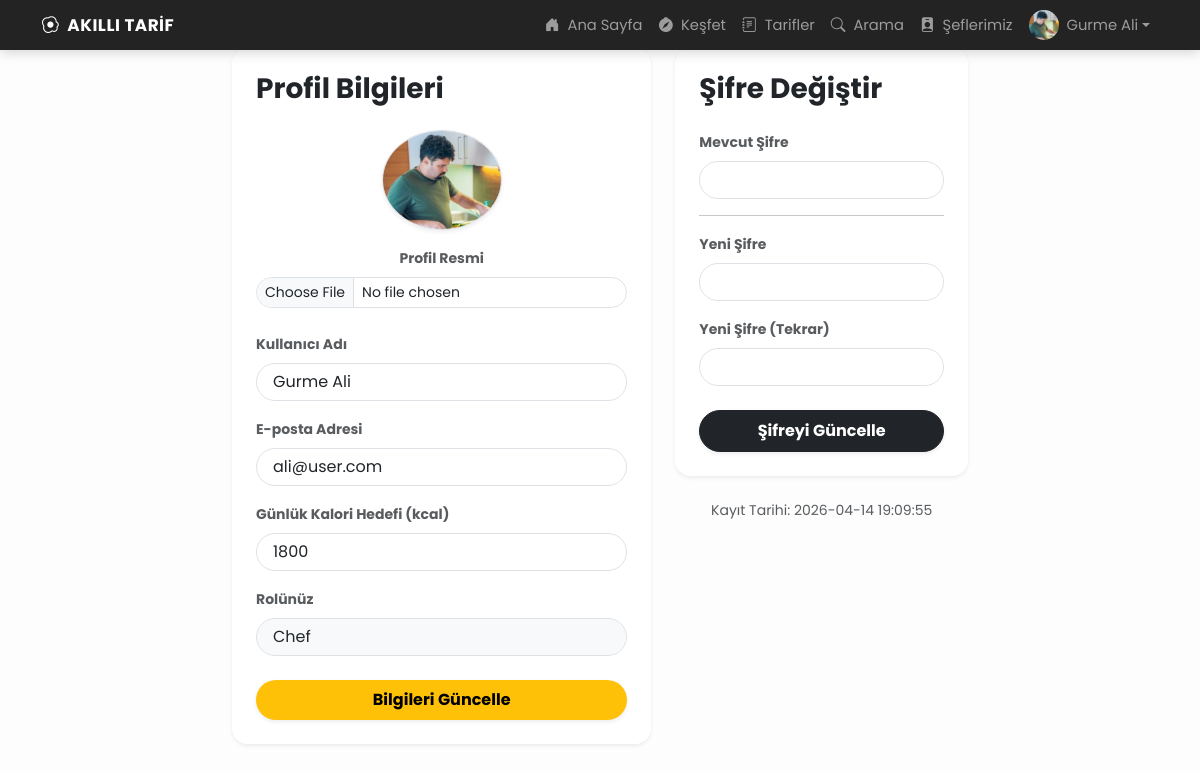
Screenshot of /profile.php (signed in) with the database file from the repository.
### tables this page shows
CREATE TABLE IF NOT EXISTS `users` (
  `user_id` int(11) NOT NULL AUTO_INCREMENT,
  `username` varchar(50) NOT NULL,
  `email` varchar(100) NOT NULL,
  `password` varchar(255) NOT NULL,
  `role` enum('admin','chef','user') DEFAULT 'user',
  `daily_calorie_target` int(11) DEFAULT 2000,
  `created_at` timestamp NULL DEFAULT current_timestamp(),
  `is_active` smallint(6) DEFAULT 0,
  `activation_code` varchar(50) DEFAULT NULL,
  `activation_expiry` datetime DEFAULT NULL,
  `requested_role` varchar(20) DEFAULT 'user',
  `reset_code` varchar(10) DEFAULT NULL,
  `reset_expiry` datetime DEFAULT NULL,
  `profile_image` varchar(255) DEFAULT NULL,
  `chef_document` varchar(255) DEFAULT NULL,
  PRIMARY KEY (`user_id`),
  UNIQUE KEY `username` (`username`),
  UNIQUE KEY `email` (`email`)
);

### functions/auth.php (called while the page is built, shortened)
<?php
function getUserById(PDO $db, int $user_id): ?array
{
    $stmt = $db->prepare("SELECT user_id, username, email, role, daily_calorie_target, created_at, profile_image FROM users WHERE user_id = ?");
    $stmt->execute([$user_id]);
    $user = $stmt->fetch();
    return $user ?: null;
}
function isLoggedIn(): bool
{
    return isset($_SESSION['user_id']);
}

### profile.php (the view, shortened to what this page needs)
<?php
require_once 'functions/db.php';
require_once 'functions/auth.php';
$user_id = $_SESSION['user_id'];
$user = getUserById($db, $user_id) ?: [];
$stmt = $db->prepare("SELECT requested_role FROM users WHERE user_id = ?");
$stmt->execute([$user_id]);
$user['requested_role'] = $stmt->fetchColumn();
?>
<!DOCTYPE html>
<html lang="tr">
<head>
    <link href="css/bootstrap.min.css" rel="stylesheet">
    <link rel="stylesheet" href="css/styles.css">
</head>
<body class="profile-page">
    <header>
        <?php
            require_once 'functions/header.php';
        ?>
    </header>
    <main class="container py-5">
        <div class="row justify-content-center">
            <div class="col-lg-8">
                <div class="row g-4">
                    <div class="col-md-7">
                        <div class="card shadow-sm border-0 rounded-4">
                            <div class="card-body p-4">
                                <h3 class="fw-bold mb-4">Profil Bilgileri</h3>
                                <form method="POST" enctype="multipart/form-data">
                                    <div class="text-center mb-4">
                                        <?php if (!empty($user['profile_image'])): ?>
                                            <img src="img/profiles/<?php echo $user['profile_image']; ?>" class="rounded-circle border shadow-sm mb-3" style="width: 120px; height: 100px; object-fit: cover;">
                                        <?php else: ?>
                                            <div class="bg-warning text-white rounded-circle d-inline-flex align-items-center justify-content-center border shadow-sm mb-3" style="width: 120px; height: 120px; font-size: 3rem; font-weight: bold;">
                                                <?php echo strtoupper(substr($user['username'], 0, 1)); ?>
                                            </div>
                                        <?php endif; ?>
                                        <div class="mb-3">
                                            <label class="form-label text-muted small fw-bold">Profil Resmi</label>
                                            <input type="file" name="profile_image" class="form-control form-control-sm rounded-pill">
                                        </div>
                                    </div>
                                    <div class="mb-3">
                                        <label class="form-label text-muted small fw-bold">Kullanıcı Adı</label>
                                        <input type="text" name="username" class="form-control rounded-pill px-3" value="<?php echo htmlspecialchars($user['username'] ?? ''); ?>" required>
                                    </div>
                                    <div class="mb-3">
                                        <label class="form-label text-muted small fw-bold">E-posta Adresi</label>
                                        <input type="email" name="email" class="form-control rounded-pill px-3" value="<?php echo htmlspecialchars($user['email'] ?? ''); ?>" required>
                                    </div>
                                    <div class="mb-3">
                                        <label class="form-label text-muted small fw-bold">Günlük Kalori Hedefi (kcal)</label>
                                        <input type="number" name="daily_calorie_target" class="form-control rounded-pill px-3" value="<?php echo (int)($user['daily_calorie_target'] ?? 2000); ?>">
                                    </div>
                                    <div class="mb-3">
                                        <label class="form-label text-muted small fw-bold">Rolünüz</label>
                                        <input type="text" class="form-control rounded-pill px-3 bg-light" value="<?php echo ucfirst(htmlspecialchars($user['role'] ?? 'user')); ?>" readonly>
                                    </div>
                                    <button type="submit" name="update_profile" class="btn btn-warning w-100 rounded-pill fw-bold py-2 mt-2 shadow-sm">Bilgileri Güncelle</button>
                                </form>
                            </div>
                        </div>
                    </div>
                    <div class="col-md-5">
                        <div class="card shadow-sm border-0 rounded-4">
                            <div class="card-body p-4">
                                <h3 class="fw-bold mb-4">Şifre Değiştir</h3>
                                <form method="POST">
                                    <div class="mb-3">
                                        <label class="form-label text-muted small fw-bold">Mevcut Şifre</label>
                                        <input type="password" name="current_password" class="form-control rounded-pill px-3" required>
                                    </div>
                                    <hr>
                                    <div class="mb-3">
                                        <label class="form-label text-muted small fw-bold">Yeni Şifre</label>
                                        <input type="password" name="new_password" class="form-control rounded-pill px-3" required>
                                    </div>
                                    <div class="mb-3">
                                        <label class="form-label text-muted small fw-bold">Yeni Şifre (Tekrar)</label>
                                        <input type="password" name="confirm_password" class="form-control rounded-pill px-3" required>
                                    </div>
                                    <button type="submit" name="change_password" class="btn btn-dark w-100 rounded-pill fw-bold py-2 mt-2 shadow-sm">Şifreyi Güncelle</button>
                                </form>
                            </div>
                        </div>
                        <div class="mt-4 text-center">
                            <p class="text-muted small">Kayıt Tarihi: <?php echo htmlspecialchars($user['created_at'] ?? ''); ?></p>
                        </div>
                    </div>
                </div>
            </div>
        </div>
    </main>
</body>
</html>

### functions/header.php (shortened to what this page needs)
<?php
    require_once 'functions/auth.php';
    $is_logged_in = isLoggedIn();
?>
<link rel="stylesheet" href="https://cdn.jsdelivr.net/npm/bootstrap-icons@1.11.1/font/bootstrap-icons.css">
<nav class="navbar navbar-expand-lg navbar-dark bg-transparent p-3 site-navbar">
            <div class="container">
                <a class="navbar-brand fw-bold" href="index.php"><i class="bi bi-egg-fried me-1"></i> AKILLI TARİF</a>
                <div class="collapse navbar-collapse" id="mainNav">
                    <ul class="navbar-nav ms-auto align-items-center">
                        <li class="nav-item"><a class="nav-link" href="index.php"><i class="bi bi-house-door-fill me-1"></i> Ana Sayfa </a></li>
                        <li class="nav-item"><a class="nav-link" href="explore.php"><i class="bi bi-compass-fill me-1"></i> Keşfet </a></li>
                        <li class="nav-item"><a class="nav-link" href="all-recipes.php"><i class="bi bi-journal-text me-1"></i> Tarifler </a></li>
                        <li class="nav-item"><a class="nav-link" href="advanced-search.php"><i class="bi bi-search me-1"></i> Arama </a></li>
                        <li class="nav-item"><a class="nav-link" href="chefs.php"><i class="bi bi-person-badge-fill me-1"></i> Şeflerimiz </a></li>
                        <?php if ($is_logged_in): ?>
                            <li class="nav-item dropdown">
                                <a class="nav-link dropdown-toggle d-flex align-items-center" href="#" id="userDrop" role="button" data-bs-toggle="dropdown">
                                    <?php
                                    $stmt = $db->prepare("SELECT profile_image FROM users WHERE user_id = ?");
                                    $stmt->execute([$_SESSION['user_id']]);
                                    $header_p_img = $stmt->fetchColumn();
                                    if ($header_p_img): ?>
                                        <img src="img/profiles/<?php echo $header_p_img; ?>" class="rounded-circle me-2" style="width: 30px; height: 30px; object-fit: cover;">
                                    <?php else: ?>
                                        <div class="bg-warning text-white rounded-circle me-2 d-inline-flex align-items-center justify-content-center" style="width: 30px; height: 30px; font-size: 0.8rem; font-weight: bold;">
                                            <?php echo strtoupper(substr($_SESSION['username'], 0, 1)); ?>
                                        </div>
                                    <?php endif; ?>
                                    <?php echo htmlspecialchars($_SESSION['username']); ?>
                                </a>
                            </li>
                        <?php else: ?>
                            <li class="nav-item">
                                <a href="auth.php" class="btn btn-warning text-dark fw-bold ms-lg-3"><i class="bi bi-box-arrow-in-right me-1"></i> Giriş / Kaydol</a>
                            </li>
                        <?php endif; ?>
                    </ul>
                </div>
            </div>
        </nav>

### css/styles.css (style rules this page uses)
body { font-family: 'Poppins', sans-serif; background-color: #fcfcfc; }
.navbar-brand { font-size: 1.5rem; letter-spacing: 1px; }
.site-navbar { position: fixed; top: 0; right: 0; left: 0; z-index: 1030; padding-top: 0.25rem !important; padding-bottom: 0.25rem !important; background: rgba(22, 22, 22, 0.94) !important; box-shadow: 0 2px 12px rgba(0, 0, 0, 0.18); backdrop-filter: blur(10px); }
.site-navbar .container { min-height: 42px; }
.site-navbar .navbar-brand { font-size: 1.05rem; line-height: 1; letter-spacing: 0.5px; padding-top: 0.15rem; padding-bottom: 0.15rem; }
.site-navbar .nav-link { font-size: 0.92rem; padding-top: 0.35rem; padding-bottom: 0.35rem; }
.card { border: none; transition: transform 0.3s ease; border-radius: 15px; overflow: hidden; }
.btn-warning { background-color: #ffc107; border: none; font-weight: 600; }
body.profile-page { min-height: 100vh; background-image: linear-gradient(rgba(255, 255, 255, 0.5), rgba(255, 255, 255, 0.5)), url('../img/bg/profil.png'); background-position: center center; background-size: cover; background-repeat: no-repeat; background-attachment: fixed; }
body.profile-page .card { background-color: rgba(255, 255, 255, 0.9); backdrop-filter: blur(5px); }

### rows the page displays
users: profile_image (picture), username "Gurme Ali", email "ali@user.com", daily_calorie_target "1800", role "Chef", created_at "2026-04-14 19:09:55"

### other values shown
$_SESSION['username'] "Gurme Ali"
